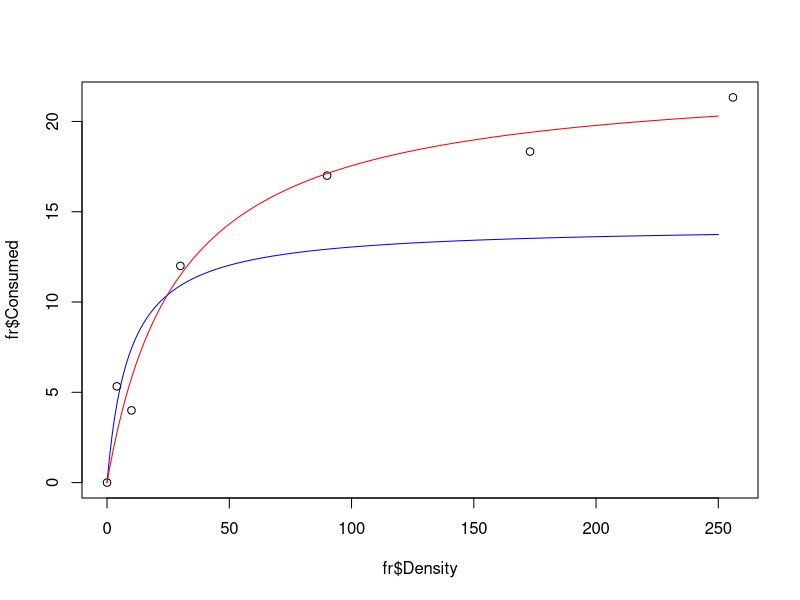

Reproduce this figure in R.
# Nonlinear least-squares regression with nls function
# Assumes that TypeII_FR.txt data is loaded and attached already
# a and b coefficients from linearization fit
a.lin <- 14.24
b.lin <- 9.16
fr <- read.csv("TypeII_FR.csv")
nl.fit <- nls(Consumed ~ a.nls * Density / (b.nls  +Density), data = fr, 
              start = list(a.nls = 14, b.nls = 9))
summary(nl.fit)
# a and b coefficients from nls fit
a.nls <- coef(nl.fit)[1]
b.nls <- coef(nl.fit)[2]
# Plot the fit against the data
plot(fr$Density, fr$Consumed)
# Generate pseudo density data
D <- seq(from=0, to=250) 
C.lin <- a.lin * D / (b.lin + D) # Consumed fit from linearization
C.nls <- a.nls * D / (b.nls + D) # Consumed fit from nls
lines(D, C.lin, col="blue")
lines(D, C.nls, col="red")
